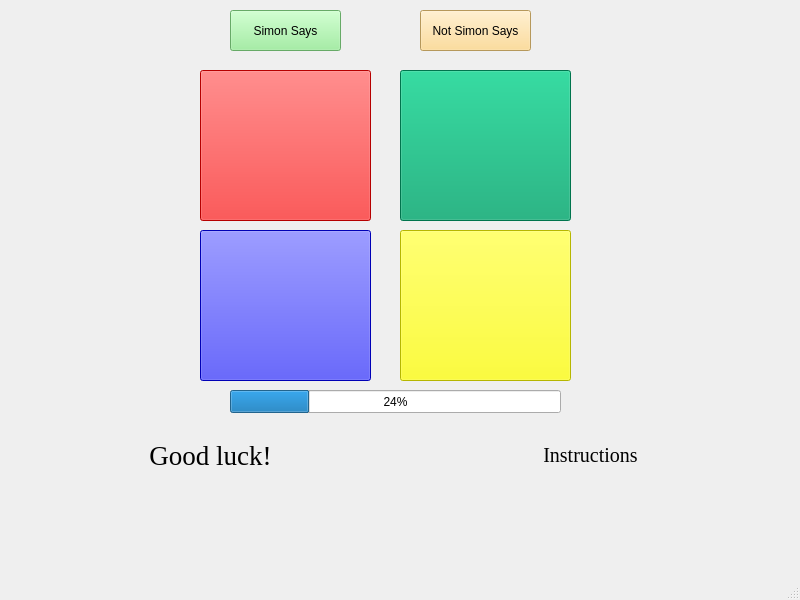
<?xml version="1.0" encoding="UTF-8"?>
<ui version="4.0">
 <class>MainWindow</class>
 <widget class="QMainWindow" name="MainWindow">
  <property name="geometry">
   <rect>
    <x>0</x>
    <y>0</y>
    <width>800</width>
    <height>600</height>
   </rect>
  </property>
  <property name="windowTitle">
   <string>MainWindow</string>
  </property>
  <widget class="QWidget" name="centralwidget">
   <widget class="QPushButton" name="redButton">
    <property name="geometry">
     <rect>
      <x>200</x>
      <y>70</y>
      <width>171</width>
      <height>151</height>
     </rect>
    </property>
    <property name="styleSheet">
     <string notr="true">QPushButton {background-color: red;}
QPushButton:Pressed {background-color: rgb(255, 100, 100);}</string>
    </property>
    <property name="text">
     <string/>
    </property>
   </widget>
   <widget class="QPushButton" name="startButton">
    <property name="geometry">
     <rect>
      <x>230</x>
      <y>10</y>
      <width>111</width>
      <height>41</height>
     </rect>
    </property>
    <property name="styleSheet">
     <string notr="true">background-color:  rgb(144, 238, 144)</string>
    </property>
    <property name="text">
     <string>Simon Says</string>
    </property>
   </widget>
   <widget class="QPushButton" name="uniqueButton">
    <property name="geometry">
     <rect>
      <x>420</x>
      <y>10</y>
      <width>111</width>
      <height>41</height>
     </rect>
    </property>
    <property name="styleSheet">
     <string notr="true">background-color: rgb(255, 213, 128)</string>
    </property>
    <property name="text">
     <string>Not Simon Says</string>
    </property>
   </widget>
   <widget class="QPushButton" name="blueButton">
    <property name="geometry">
     <rect>
      <x>200</x>
      <y>230</y>
      <width>171</width>
      <height>151</height>
     </rect>
    </property>
    <property name="styleSheet">
     <string notr="true">QPushButton {background-color: blue;} 
QPushButton:Pressed {background-color: rgb(0, 191, 255);}</string>
    </property>
    <property name="text">
     <string/>
    </property>
   </widget>
   <widget class="QProgressBar" name="progressBar">
    <property name="geometry">
     <rect>
      <x>230</x>
      <y>390</y>
      <width>331</width>
      <height>23</height>
     </rect>
    </property>
    <property name="value">
     <number>24</number>
    </property>
   </widget>
   <widget class="QLabel" name="WinMessage">
    <property name="geometry">
     <rect>
      <x>20</x>
      <y>430</y>
      <width>381</width>
      <height>51</height>
     </rect>
    </property>
    <property name="font">
     <font>
      <family>Times New Roman</family>
      <pointsize>20</pointsize>
     </font>
    </property>
    <property name="lineWidth">
     <number>-2</number>
    </property>
    <property name="text">
     <string>Good luck!</string>
    </property>
    <property name="alignment">
     <set>Qt::AlignCenter</set>
    </property>
   </widget>
   <widget class="QLabel" name="InstructMessage">
    <property name="geometry">
     <rect>
      <x>390</x>
      <y>430</y>
      <width>401</width>
      <height>51</height>
     </rect>
    </property>
    <property name="font">
     <font>
      <family>Times New Roman</family>
      <pointsize>15</pointsize>
     </font>
    </property>
    <property name="lineWidth">
     <number>-2</number>
    </property>
    <property name="text">
     <string>Instructions</string>
    </property>
    <property name="alignment">
     <set>Qt::AlignCenter</set>
    </property>
   </widget>
   <widget class="QPushButton" name="greenButton">
    <property name="geometry">
     <rect>
      <x>400</x>
      <y>70</y>
      <width>171</width>
      <height>151</height>
     </rect>
    </property>
    <property name="styleSheet">
     <string notr="true">QPushButton {background-color: rgb(0, 163, 108);}
QPushButton:Pressed {background-color: rgb(144, 238, 144);}</string>
    </property>
    <property name="text">
     <string/>
    </property>
   </widget>
   <widget class="QPushButton" name="yellowButton">
    <property name="geometry">
     <rect>
      <x>400</x>
      <y>230</y>
      <width>171</width>
      <height>151</height>
     </rect>
    </property>
    <property name="styleSheet">
     <string notr="true">QPushButton {background-color: yellow;} 
QPushButton:Pressed {background-color: rgb(255, 255, 237);}</string>
    </property>
    <property name="text">
     <string/>
    </property>
   </widget>
  </widget>
  <widget class="QMenuBar" name="menubar">
   <property name="geometry">
    <rect>
     <x>0</x>
     <y>0</y>
     <width>800</width>
     <height>22</height>
    </rect>
   </property>
  </widget>
  <widget class="QStatusBar" name="statusbar"/>
 </widget>
 <resources/>
 <connections/>
</ui>
